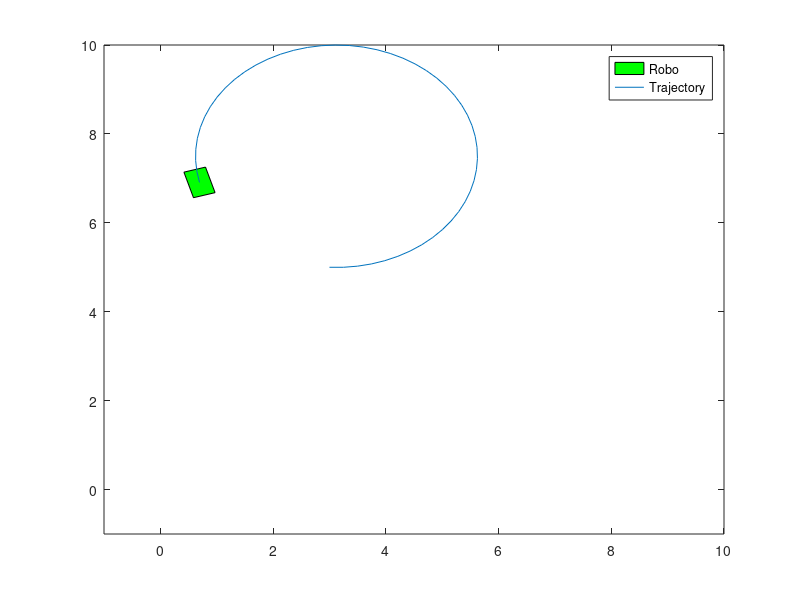

Here is the MATLAB script that generated this plot:
%% Simulation of MR
clear ALL; clc; close all;
%newPosition=oldPosition+posDerivative*dt
%% Simulation Paraments
dt=1; ts=50; 
tsArray=0:dt:ts;
%disp(tsArray);
%% Initial Conditions
x0=3; y0=5; psi0=0;
eta0=[x0, y0, psi0];
eta(:,1)=eta0;
%% MR Parameter in centimeters
a=1.0; d=2.5;
W=[a/2, a/2;
   0,0;
   -a/(2*d), a/(2*d)];
%% Simulation
omega_1=0.0; omega_2=0.5; 
omega=[omega_1;omega_2];    
%disp(length(tsArray))
for i=1:length(tsArray)
    psi=eta(3,i);
    Jacobian=[cos(psi), -sin(psi), 0;
            sin(psi), cos(psi), 0;
            0, 0, 1];
    zeta(:,i)=W*omega;
    etaDot(:,i)=Jacobian*zeta(:,i);
    eta(:,i+1)=eta(:,i)+dt*etaDot(:,i);
end
disp(eta);
%% Plot
roboLength=0.6;
roboWidth=0.4;
roboModel=[-roboLength/2,roboLength/2,roboLength/2,-roboLength/2,-roboLength/2;
            -roboWidth/2, -roboWidth/2, roboWidth/2, roboWidth/2,-roboWidth/2,];
for i=1:length(tsArray)
    psi=eta(3,i);
    ctm=[cos(psi), -sin(psi);
        sin(psi), cos(psi)];
    %Orienting Robo wrt Body Fixed Frame
    %Using Coordinate Transformation or Rotation Matrix R(z)
    robo=ctm*roboModel;
    %Tranforming robo wrt Inertial Frame
    fill(robo(1,:)+eta(1,i), robo(2,:)+eta(2,i), 'g');
    %plot(robo(1,:),robo(2,:));
    axis([-1 10 -1 10]);
    hold on
    plot(eta(1,1:i),eta(2,1:i));
    legend('Robo', 'Trajectory')
    hold on;
    pause(0.01);
    hold off;
end